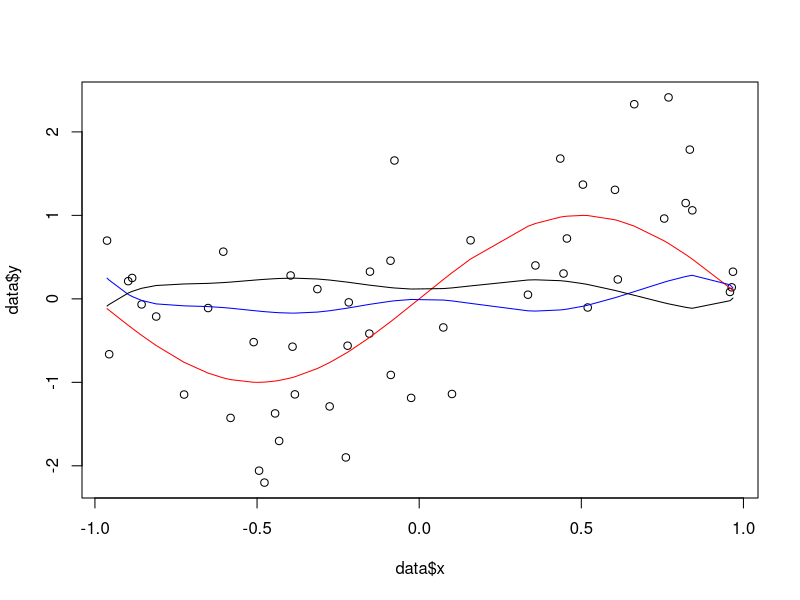

Write the R code that produced this figure.


generateDataset <- function(n){
  x <- runif(n, min=-1, max=1)
  x <- x[order(x)]
  y <- sapply(sin(pi*x), function(t) t + rnorm(1, mean = 0, sd = 1))

  return(data.frame(x=x, y=y))
}


# Legendre polynomials
legendre <- function(x,n){
	val=0
	for(i in 0:n){
		val=val+((x^i)*choose(n,i)*choose((n+i-1)/2,n))
	}
	return((2^n)*val)
}

################################################################################
################################################################################
# Legendre polynomials with betas
l <- function(x,q,k){
      x**k * choose(q,k) * choose((q+k-1)/2,q)
    }

legendres <- function(x,q){
    func <- rep(0,length(x))
        for(k in 0:q){
            func <- func + l(x,q,k)
        }
    func <- 2**q * func
    }

generateLegendre <- function(x, Qf, betas){
      #betas <- generateUniformValues(Q_f+1)
      func <- rep(0,length(x))
      for(q in 0:Qf){
          func <- func + betas[q+1] * legendres(x, q)
      }
      return(func)
    }

################################################################################
################################################################################

reguralizedEstimate <- function(data, order, lambda){
  y <- matrix(data$y, nrow=nrow(data), byrow=T)
  Z <- matrix(NA, nrow=nrow(data), ncol=order+1, byrow=T)

  for( row in 1:nrow(Z)){
    Z[row,1] <- 1

    for(col in 1:ncol(Z)){
      Z[row,col] <- legendre(data$x[row], col-1)
    }
  }
  w_hat =solve((t(Z)%*%Z)+(lambda*diag(order+1)))%*%(t(Z)%*%y)
  return(w_hat)
}

betas <- runif(11, min=-1, max=1)
reguralizedModel <- function(data, lambda, order){
  w_hat <- reguralizedEstimate(data=data, order=order, lambda=lambda)
  j <- w_hat[1]

  for(i in 2:11){
    j <- j + (w_hat[i]*(generateLegendre(data$x, 10, betas=betas)))
  }
  return(j)
}

buildModels <- function(){
  data <- generateDataset(50)
  m1 <- reguralizedModel(data, 0, 10)
  m2 <- reguralizedModel(data, 10, 10)
  plot(data$x, data$y)
  lines(data$x, sin(data$x*pi), col="red")
  lines(data$x, m1, type="l", col="blue")
  lines(data$x, m2, type="l")
}

buildModels()



#plot(legendre(data$x, 3), type="l")
#plot(data$x, data$y)
#lines(data$x, sin(pi*data$x))
